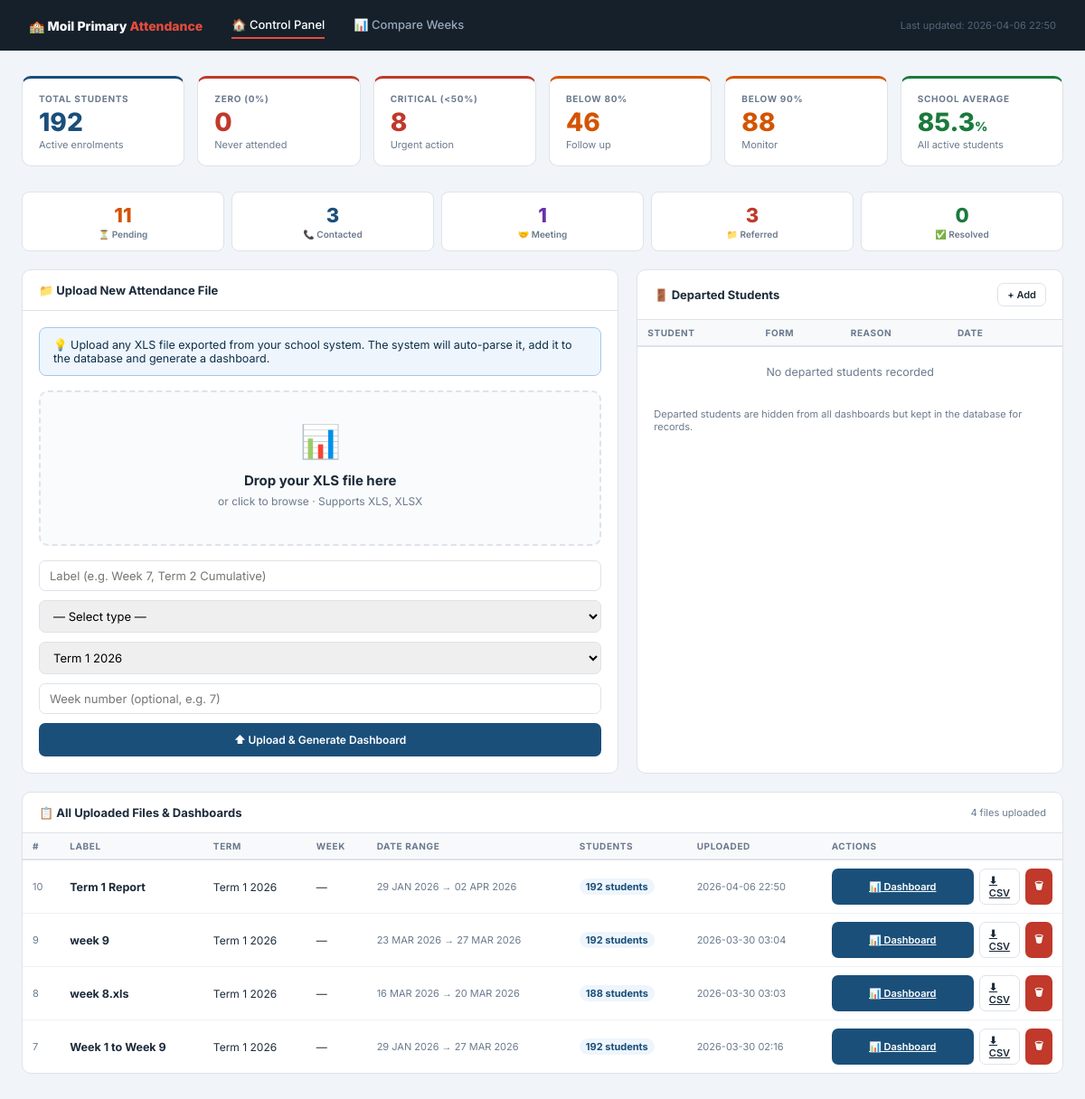
The page / on the database its author committed.
### tables this page shows
CREATE TABLE uploads (
        id INTEGER PRIMARY KEY AUTOINCREMENT,
        filename TEXT NOT NULL,
        label TEXT,
        week_number INTEGER,
        term TEXT DEFAULT 'Term 1 2026',
        date_from TEXT,
        date_to TEXT,
        upload_date TEXT DEFAULT CURRENT_TIMESTAMP,
        student_count INTEGER,
        parsed INTEGER DEFAULT 0
    );

### app.py (the view)
@app.route('/')
def index():
    db = get_db()
    uploads  = db.execute("SELECT * FROM uploads ORDER BY upload_date DESC").fetchall()
    departed = db.execute("SELECT * FROM departed_students ORDER BY departure_date DESC").fetchall()
    latest = db.execute(
        "SELECT * FROM uploads WHERE parsed=1 ORDER BY upload_date DESC LIMIT 1"
    ).fetchone()
    stats = {}
    if latest:
        departed_refs = get_departed_refs()
        students = db.execute(
            "SELECT * FROM students WHERE upload_id=?", (latest['id'],)
        ).fetchall()
        active = [s for s in students if s['ref'] not in departed_refs]
        stats = {
            'total':        len(active),
            'zero':         sum(1 for s in active if s['pct'] == 0),
            'below50':      sum(1 for s in active if s['pct'] < 50),
            'below80':      sum(1 for s in active if s['pct'] < 80),
            'below90':      sum(1 for s in active if s['pct'] < 90),
            'avg':          round(sum(s['pct'] for s in active) / len(active), 1) if active else 0,
            'last_updated': latest['upload_date'],
            'upload_label': latest['label'] or latest['filename'],
        }
    cases       = db.execute("SELECT status, COUNT(*) as cnt FROM cases GROUP BY status").fetchall()
    case_counts = {r['status']: r['cnt'] for r in cases}
    db.close()
    return render_template('index.html', uploads=uploads, stats=stats,
                           case_counts=case_counts, departed=departed)

### app.py (called while the page is built)
def get_db():
    conn = sqlite3.connect(DB_PATH)
    conn.row_factory = sqlite3.Row
    return conn

def get_departed_refs():
    db = get_db()
    rows = db.execute("SELECT student_ref FROM departed_students").fetchall()
    db.close()
    return {r['student_ref'] for r in rows}

### templates/index.html (shortened to what this page needs)
<!DOCTYPE html>
<html lang="en">
<head>
</head>
<body>
<div class="topnav">
  <div class="topnav-logo">🏫 Moil Primary <span>Attendance</span></div>
  <a href="/" class="active">🏠 Control Panel</a>
  <a href="/compare">📊 Compare Weeks</a>
  <div class="topnav-right">
    {% if stats %}Last updated: {{ stats.last_updated[:16].replace('T',' ') }}{% endif %}
  </div>
</div>
<div class="content">
  {% if stats %}
  <div class="stat-strip">
    <div class="stat blue"><div class="stat-lbl">Total Students</div><div class="stat-val">{{ stats.total }}</div><div class="stat-sub">Active enrolments</div></div>
    <div class="stat red"><div class="stat-lbl">Zero (0%)</div><div class="stat-val">{{ stats.zero }}</div><div class="stat-sub">Never attended</div></div>
    <div class="stat red"><div class="stat-lbl">Critical (&lt;50%)</div><div class="stat-val">{{ stats.below50 }}</div><div class="stat-sub">Urgent action</div></div>
    <div class="stat amber"><div class="stat-lbl">Below 80%</div><div class="stat-val">{{ stats.below80 }}</div><div class="stat-sub">Follow up</div></div>
    <div class="stat amber"><div class="stat-lbl">Below 90%</div><div class="stat-val">{{ stats.below90 }}</div><div class="stat-sub">Monitor</div></div>
    <div class="stat green"><div class="stat-lbl">School Average</div><div class="stat-val">{{ stats.avg }}<span style="font-size:14px">%</span></div><div class="stat-sub">All active students</div></div>
  </div>
  <div class="case-bar">
    <div class="case-pill"><div class="case-num" style="color:var(--amber)">{{ case_counts.get('pending', 0) }}</div><div class="case-lbl">⏳ Pending</div></div>
    <div class="case-pill"><div class="case-num" style="color:var(--blue)">{{ case_counts.get('contacted', 0) }}</div><div class="case-lbl">📞 Contacted</div></div>
    <div class="case-pill"><div class="case-num" style="color:#6B2FAA">{{ case_counts.get('meeting', 0) }}</div><div class="case-lbl">🤝 Meeting</div></div>
    <div class="case-pill"><div class="case-num" style="color:var(--red)">{{ case_counts.get('referred', 0) }}</div><div class="case-lbl">📁 Referred</div></div>
    <div class="case-pill"><div class="case-num" style="color:var(--green)">{{ case_counts.get('resolved', 0) }}</div><div class="case-lbl">✅ Resolved</div></div>
  </div>
  {% endif %}
  <div class="grid2">
    <div class="panel">
      <div class="ph"><span class="ph-title">📁 Upload New Attendance File</span></div>
      <div class="pb">
        <div class="alert alert-blue">
          💡 Upload any XLS file exported from your school system. The system will auto-parse it, add it to the database and generate a dashboard.
        </div>
        <div class="upload-zone" id="drop-zone" onclick="document.getElementById('file-input').click()">
          <div class="upload-icon">📊</div>
          <h3>Drop your XLS file here</h3>
          <p>or click to browse · Supports XLS, XLSX</p>
        </div>
        <div class="upload-form">
          <input type="text" id="upload-label" placeholder="Label (e.g. Week 7, Term 2 Cumulative)">
          <select id="upload-type">
            <option value="">— Select type —</option>
          </select>
          <select id="upload-term">
            <option>Term 1 2026</option>
          </select>
          <input type="number" id="upload-week" placeholder="Week number (optional, e.g. 7)" min="1" max="20">
          <button class="btn btn-primary" onclick="uploadFile()">⬆ Upload & Generate Dashboard</button>
        </div>
      </div>
    </div>
    <div class="panel">
      <div class="ph">
        <span class="ph-title">🚪 Departed Students</span>
        <button class="btn btn-sm btn-outline" onclick="showDepartModal()">+ Add</button>
      </div>
      <div class="tbl-scroll" style="max-height:220px;">
        <table class="tbl">
          <thead><tr><th>Student</th><th>Form</th><th>Reason</th><th>Date</th><th></th></tr></thead>
          <tbody>
          {% for d in departed %}
          <tr>
            <td><strong>{{ d.student_name }}</strong></td>
            <td style="font-size:11px">{{ d.form }}</td>
            <td style="font-size:11px;color:var(--muted)">{{ d.reason }}</td>
            <td style="font-size:11px;color:var(--muted)">{{ d.departure_date[:10] }}</td>
            <td><button class="btn btn-sm btn-outline" onclick="undepPart({{ d.student_ref }})">↩</button></td>
          </tr>
          {% else %}
          <tr><td colspan="5" style="text-align:center;color:var(--muted);padding:20px;">No departed students recorded</td></tr>
          {% endfor %}
          </tbody>
        </table>
      </div>
      <div class="pb" style="padding-top:12px;">
        <p style="font-size:11px;color:var(--muted)">Departed students are hidden from all dashboards but kept in the database for records.</p>
      </div>
    </div>
  </div>
  <div class="panel">
    <div class="ph">
      <span class="ph-title">📋 All Uploaded Files & Dashboards</span>
      <span style="font-size:11px;color:var(--muted)">{{ uploads|length }} file{% if uploads|length != 1 %}s{% endif %} uploaded</span>
    </div>
    <div class="tbl-scroll">
      <table class="tbl">
        <thead>
          <tr>
            <th>#</th><th>Label</th><th>Term</th><th>Week</th>
            <th>Date Range</th><th>Students</th><th>Uploaded</th><th>Actions</th>
          </tr>
        </thead>
        <tbody>
        {% for u in uploads %}
        <tr>
          <td style="color:var(--muted);font-size:11px">{{ u.id }}</td>
          <td><strong>{{ u.label or u.filename }}</strong></td>
          <td style="font-size:12px">{{ u.term }}</td>
          <td style="font-size:12px">{% if u.week_number %}W{{ u.week_number }}{% else %}—{% endif %}</td>
          <td style="font-size:11px;color:var(--muted)">
            {% if u.date_from %}{{ u.date_from }} → {{ u.date_to }}{% else %}—{% endif %}
          </td>
          <td>
            {% if u.parsed %}
            <span class="badge b-blue">{{ u.student_count }} students</span>
            {% else %}
            <span class="badge b-gray">Not parsed</span>
            {% endif %}
          </td>
          <td style="font-size:11px;color:var(--muted)">{{ u.upload_date[:16].replace('T',' ') }}</td>
          <td>
            <div style="display:flex;gap:6px;">
              <a href="/dashboard/{{ u.id }}" class="btn btn-sm btn-primary">📊 Dashboard</a>
              <a href="/api/export/{{ u.id }}" class="btn btn-sm btn-outline">⬇ CSV</a>
              <button class="btn btn-sm btn-red" onclick="deleteUpload({{ u.id }}, '{{ u.label or u.filename }}')">🗑</button>
            </div>
          </td>
        </tr>
        {% else %}
        <tr><td colspan="8" style="text-align:center;color:var(--muted);padding:28px;">No files uploaded yet. Upload your first attendance file above.</td></tr>
        {% endfor %}
        </tbody>
      </table>
    </div>
  </div>
</div>
</body>
</html>

### rows shown on the page
uploads: upload_date "2026-04-06 22:50", id "10", label "Term 1 Report", term "Term 1 2026", date_from "29 JAN 2026", date_to "02 APR 2026", student_count "192"
uploads: id "9", label "week 9", term "Term 1 2026", date_from "23 MAR 2026", date_to "27 MAR 2026", student_count "192", upload_date "2026-03-30 03:04"
uploads: id "8", label "week 8.xls", term "Term 1 2026", date_from "16 MAR 2026", date_to "20 MAR 2026", student_count "188", upload_date "2026-03-30 03:03"
uploads: id "7", label "Week 1 to Week 9", term "Term 1 2026", date_from "29 JAN 2026", date_to "27 MAR 2026", student_count "192", upload_date "2026-03-30 02:16"

### other values the page prints
{{ stats.total }} "192"
{{ stats.zero }} "0"
{{ stats.below50 }} "8"
{{ stats.below80 }} "46"
{{ stats.below90 }} "88"
{{ stats.avg }} "85.3"
{{ case_counts.get('pending', 0) }} "11"
{{ case_counts.get('contacted', 0) }} "3"
{{ case_counts.get('meeting', 0) }} "1"
{{ case_counts.get('referred', 0) }} "3"
{{ case_counts.get('resolved', 0) }} "0"
{{ uploads|length }} "4"
